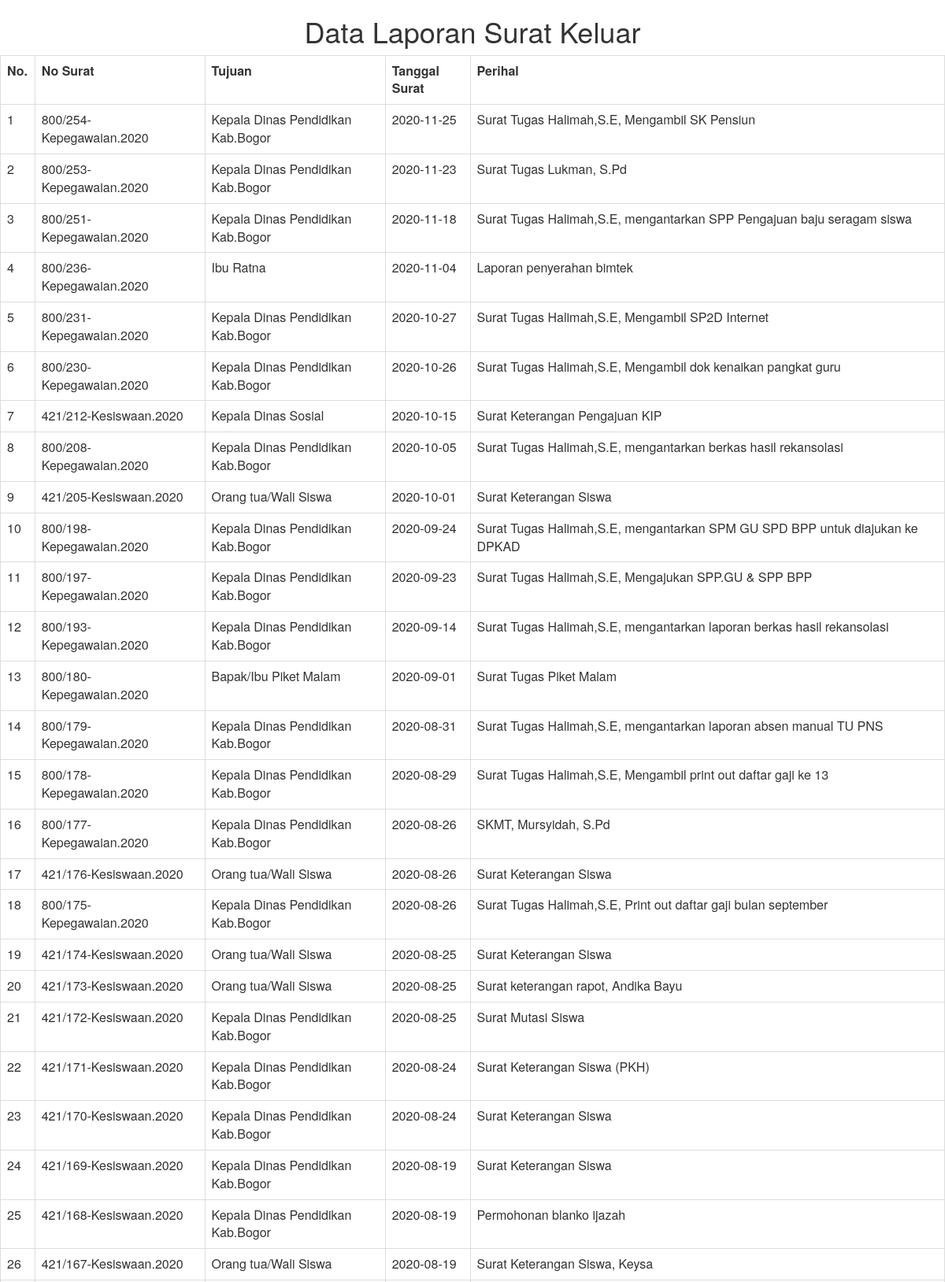
The page /index.php/sk/laporan (upper part) on the database its author committed.
### tables this page shows
CREATE TABLE `surat_keluar` (
  `id_sk` int(11) NOT NULL,
  `tujuan` varchar(250) NOT NULL,
  `isi_ringkas` varchar(255) NOT NULL,
  `no_surat` varchar(100) NOT NULL,
  `tgl_surat` date NOT NULL,
  `tgl_catat` date NOT NULL,
  `file` varchar(255) NOT NULL,
  `lampiran` varchar(250) NOT NULL,
  `perihal` varchar(250) NOT NULL
);

### application/controllers/Sk.php (called while the page is built, shortened)
<?php
class Sk extends CI_Controller {
    function __construct(){
        $this->load->model('surat_model');
    }
	  public function laporan(){
		$surat = $this->surat_model->getDAll('surat_keluar','*','id_sk','DESC');
		$data = array(	'title'		=> 'TRANSAKSI',
						'surat'	=> $surat,
					);
		$this->load->view('admin/suratkeluar/laporan',$data);
	}
}
    ?>

### index.php (called while the page is built, shortened)
<?php
require_once BASEPATH.'core/CodeIgniter.php';

### application/models/Surat_model.php (called while the page is built, shortened)
<?php
class Surat_model extends CI_Model{
    public function getDAll($tbl,$field,$order,$args)
    {
        $this->db->order_by($order, $args);
        $this->db->select($field);
        $this->db->from($tbl);
        $query = $this->db->get();
        if($query->num_rows()>0){
            return $query->result();
        }else{
            return 0;
        }
    }
}
?>

### application/views/admin/suratkeluar/laporan.php (the view, shortened to what this page needs)
<html>
<head>
	<link href="<?php echo base_url()?>assets/front/vendor/bootstrap/css/bootstrap.css?v2" rel="stylesheet">
</head>
<body onload="print()">
<page size="A4" layout="portrait">
<h1 style="text-align: center;">Data Laporan Surat Keluar</h1>
<table class="table table-bordered" border="1" align="center" width="100%">
<tr>
	<th>No. </th>
    <th>No Surat </th>
	<th>Tujuan</th>
	<th>Tanggal Surat</th>
	<th>Perihal</th>
</tr>
<?php
if( ! empty($surat)){
	$no = 1;
	foreach($surat as $data){
		echo "<tr>";
		echo "<td>".$no."</td>";
        echo "<td>".$data->no_surat."</td>";
        echo "<td>".$data->tujuan."</td>";
		echo "<td>".$data->tgl_surat."</td>";
        echo "<td>".$data->perihal."</td>";
		echo "</tr>";
		$no++;
	}
}
?>
</table>
</page>
</body>
</html>

### application/views/admin/suratkeluar/laporan.php (style rules this page uses)
table { border-collapse: collapse; width: 100%; }
table, td, th { border: 1px solid black; }

### rows shown on the page
surat_keluar: no_surat "800/254-Kepegawaian.2020", tujuan "Kepala Dinas Pendidikan Kab.Bogor", tgl_surat "2020-11-25", perihal "Surat Tugas Halimah,S.E, Mengambil SK Pensiun"
surat_keluar: no_surat "800/253-Kepegawaian.2020", tujuan "Kepala Dinas Pendidikan Kab.Bogor", tgl_surat "2020-11-23", perihal "Surat Tugas Lukman, S.Pd"
surat_keluar: no_surat "800/251-Kepegawaian.2020", tujuan "Kepala Dinas Pendidikan Kab.Bogor", tgl_surat "2020-11-18", perihal "Surat Tugas Halimah,S.E, mengantarkan SPP Pengajuan baju seragam siswa"
surat_keluar: no_surat "800/236-Kepegawaian.2020", tujuan "Ibu Ratna", tgl_surat "2020-11-04", perihal "Laporan penyerahan bimtek"
surat_keluar: no_surat "800/231-Kepegawaian.2020", tujuan "Kepala Dinas Pendidikan Kab.Bogor", tgl_surat "2020-10-27", perihal "Surat Tugas Halimah,S.E, Mengambil SP2D Internet"
surat_keluar: no_surat "800/230-Kepegawaian.2020", tujuan "Kepala Dinas Pendidikan Kab.Bogor", tgl_surat "2020-10-26", perihal "Surat Tugas Halimah,S.E, Mengambil dok kenaikan pangkat guru"
surat_keluar: no_surat "421/212-Kesiswaan.2020", tujuan "Kepala Dinas Sosial", tgl_surat "2020-10-15", perihal "Surat Keterangan Pengajuan KIP"
surat_keluar: no_surat "800/208-Kepegawaian.2020", tujuan "Kepala Dinas Pendidikan Kab.Bogor", tgl_surat "2020-10-05", perihal "Surat Tugas Halimah,S.E, mengantarkan berkas hasil rekansolasi"
surat_keluar: no_surat "421/205-Kesiswaan.2020", tujuan "Orang tua/Wali Siswa", tgl_surat "2020-10-01", perihal "Surat Keterangan Siswa"
surat_keluar: no_surat "800/198-Kepegawaian.2020", tujuan "Kepala Dinas Pendidikan Kab.Bogor", tgl_surat "2020-09-24", perihal "Surat Tugas Halimah,S.E, mengantarkan SPM GU SPD BPP untuk diajukan ke DPKAD"
surat_keluar: no_surat "800/197-Kepegawaian.2020", tujuan "Kepala Dinas Pendidikan Kab.Bogor", tgl_surat "2020-09-23", perihal "Surat Tugas Halimah,S.E, Mengajukan SPP.GU & SPP BPP"
surat_keluar: no_surat "800/193-Kepegawaian.2020", tujuan "Kepala Dinas Pendidikan Kab.Bogor", tgl_surat "2020-09-14", perihal "Surat Tugas Halimah,S.E, mengantarkan laporan berkas hasil rekansolasi"
surat_keluar: no_surat "800/180-Kepegawaian.2020", tujuan "Bapak/Ibu Piket Malam", tgl_surat "2020-09-01", perihal "Surat Tugas Piket Malam"
surat_keluar: no_surat "800/179-Kepegawaian.2020", tujuan "Kepala Dinas Pendidikan Kab.Bogor", tgl_surat "2020-08-31", perihal "Surat Tugas Halimah,S.E, mengantarkan laporan absen manual TU PNS"
surat_keluar: no_surat "800/178-Kepegawaian.2020", tujuan "Kepala Dinas Pendidikan Kab.Bogor", tgl_surat "2020-08-29", perihal "Surat Tugas Halimah,S.E, Mengambil print out daftar gaji ke 13"
surat_keluar: no_surat "800/177-Kepegawaian.2020", tujuan "Kepala Dinas Pendidikan Kab.Bogor", tgl_surat "2020-08-26", perihal "SKMT, Mursyidah, S.Pd"
surat_keluar: no_surat "421/176-Kesiswaan.2020", tujuan "Orang tua/Wali Siswa", tgl_surat "2020-08-26", perihal "Surat Keterangan Siswa"
surat_keluar: no_surat "800/175-Kepegawaian.2020", tujuan "Kepala Dinas Pendidikan Kab.Bogor", tgl_surat "2020-08-26", perihal "Surat Tugas Halimah,S.E, Print out daftar gaji bulan september"
surat_keluar: no_surat "421/174-Kesiswaan.2020", tujuan "Orang tua/Wali Siswa", tgl_surat "2020-08-25", perihal "Surat Keterangan Siswa"
surat_keluar: no_surat "421/173-Kesiswaan.2020", tujuan "Orang tua/Wali Siswa", tgl_surat "2020-08-25", perihal "Surat keterangan rapot, Andika Bayu"
surat_keluar: no_surat "421/172-Kesiswaan.2020", tujuan "Kepala Dinas Pendidikan Kab.Bogor", tgl_surat "2020-08-25", perihal "Surat Mutasi Siswa"
surat_keluar: no_surat "421/171-Kesiswaan.2020", tujuan "Kepala Dinas Pendidikan Kab.Bogor", tgl_surat "2020-08-24", perihal "Surat Keterangan Siswa (PKH)"
surat_keluar: no_surat "421/170-Kesiswaan.2020", tujuan "Kepala Dinas Pendidikan Kab.Bogor", tgl_surat "2020-08-24", perihal "Surat Keterangan Siswa"
surat_keluar: no_surat "421/169-Kesiswaan.2020", tujuan "Kepala Dinas Pendidikan Kab.Bogor", tgl_surat "2020-08-19", perihal "Surat Keterangan Siswa"
surat_keluar: no_surat "421/168-Kesiswaan.2020", tujuan "Kepala Dinas Pendidikan Kab.Bogor", tgl_surat "2020-08-19", perihal "Permohonan blanko ijazah"
surat_keluar: no_surat "421/167-Kesiswaan.2020", tujuan "Orang tua/Wali Siswa", tgl_surat "2020-08-19", perihal "Surat Keterangan Siswa, Keysa"
